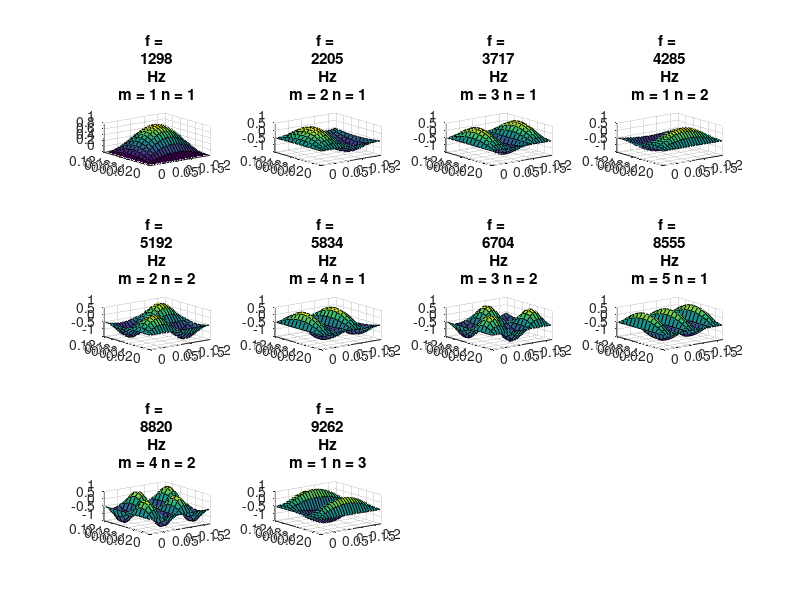
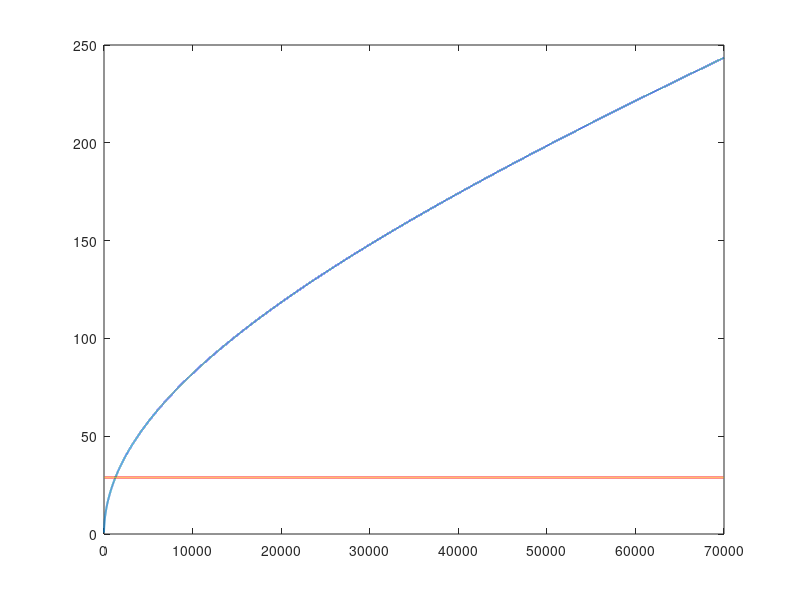

These charts were generated, in order, by the following MATLAB code: (Note: this script raises an error after producing the figures.)
clc
clear

%% Inputs
% Dimensions
a = 22.5*10^-2;
b = 12.4*10^-2;
h = 6.35*10^-3;

% Material Properties
E = 68*10^9;
rho = 2700;
v = 0.33;
K = 1;                         % Shear Correction Factor

%% Calculated Constants
G = E./(2*(1+v));              % Shear Modulus
D = (E*(h.^3))./(12*(1-v.^2)); % Flexural Rigitidy
I = (h^3)/12;                  % Plate moment of intertia per unit width

%% Speed of Plate Sound
f  = 0:1:7*10^4;
w  = 2*pi*f;

T1 = D./(K*h*G);
T2 = I./h;
T3 = D./(rho*h);

T1sq = sqrt(((T1 - T2).^2).*(w.^4) + 4.*T3.*(w.^2));
T2sq = (w.^2)*(T1 + T2);
Num  = T1sq - T2sq;
Den  = 2.*(1-(w.^2).*((I.*rho)./(K.*h.*G)));
Cb = sqrt(Num./Den); % Generate sound speed based on the equation in lec3

X  = ((D./(rho.*h)).*(w.^2));
Cblow = nthroot(X,4); % calculate low frequency speed limit
Cbhigh = sqrt(K.*G./rho); % calculate high frequency speed limit

plot(f,Cb); hold on;
plot(f,Cblow);
plot(f,Cbhigh.*ones(1,length(f)));

%% Thin Plate Theory
z = 1;
zz = 1;

c = sqrt(D./(rho.*h));
for m = 1:1:10
    %z = 1;
    for n = 1:1:10
        kx(z) = ((m.*pi)./a);
        ky(z) = ((n.*pi)./b);
        wmn(z) = c.*((kx(z).^2) + (ky(z).^2));
        fmn{2,z} = wmn(z)./(2*pi);
        fmn{1,z} = ['m = ',num2str(m),' n = ',num2str(n)];
        z = z+1;
    end
    zz = zz+1;
end

fmn_dum = [fmn{2,:}];
for i = 1:10
    [val(i), num(i)] = min(fmn_dum);
    fmn_dum(num(i)) = 10000000000000;
end

for i = 1:10
    subplot(3,4,i);
    x  = 0:0.01:a;
    y  = (0:0.01:b).';
    ms = sin(kx(num(i)).*x).*sin(ky(num(i)).*y);
    [X,Y] = meshgrid(x,y);
    surf(X,Y,ms);
    xlim([0 a]);
    ylim([0 b]);
    title(['f = ',num2str(round(val(i))), ' Hz ',fmn(1,num(i))]);
    kmn(i) = sqrt((kx(i).^2) + (ky(i).^2)); % Save kmn values
    fmn_thin(i) = fmn{2,num(i)};            % get fmn values
end

%% Thick Plate Theory Resonances
figure(2);
kb = w./Cb;
plot(f,kb,'Linewidth',1.4); hold on;
for i = 1:10
    plot(f,kmn(i).*ones(1,length(f)),'Linewidth',1.4); hold on;
    [val(i),loc(i)] = MyGen.find_val_difference(kb,kmn(i));
    plot(f(loc(i)),kb(loc(i)),'o','Linewidth',2);
end
ylabel('Wavenumber');
xlabel('Frequency (Hz)');

fmn_thick = f(loc);

%% Printing
disp(['Thin Plate: ',num2str(round(fmn_thin))]);
disp(['Thick Plate: ',num2str(fmn_thick)]);

%% mode coverage in range of 0 - 10kHz
modes_idx = find([fmn{2,:}] < 10000);

%% Drive mobility
f = 1:1:10000;
w = 2.*pi.*f;
eta = 0.004;
c = (1+1i.*(eta/2)).*sqrt(D./(rho.*h));
xr = 8*10^-2;
yr = 8*10^-2;
xf = xr;
yf = yr;
mass = rho*a*b*h;
val = [];
for ii = 1:length(f)
    for m = 1:5
        for n = 1:5
            % Calculate Denomenator and kmn things
            km  = (m.*pi)./a;
            kn  = (n.*pi)./b;
            kmn = sqrt( (km.^2) + (kn.^2) );
            wmn = (kmn.^2).*c;
            den = (wmn.^2) - (w(ii).^2);        
            
            % Calculate numerator for sin amplitudes
            num_r = sin(km.*xr).*sin(kn.*yr);
            num_g = sin(km.*xf).*sin(kn.*yf);
            num = num_r.*num_g;
            
            % Calculate mobility for 1 value
            val(n) = num./den;
        end
        % Sum the value
        val_sum = sum(val);
        val_2(m) = val_sum;
        
        % Reset the inner loop
        val = [];
    end
    
    % Calculate the total summation for Drive mobility
    Dr_Mob(ii) = ((1i.*4.*w(ii))./mass).*sum(val_2);
end

subplot(3,1,1); semilogy(f,abs(Dr_Mob)); hold on;
subplot(3,1,2); semilogy(f,imag(Dr_Mob));
subplot(3,1,3); semilogy(f,real(Dr_Mob));
